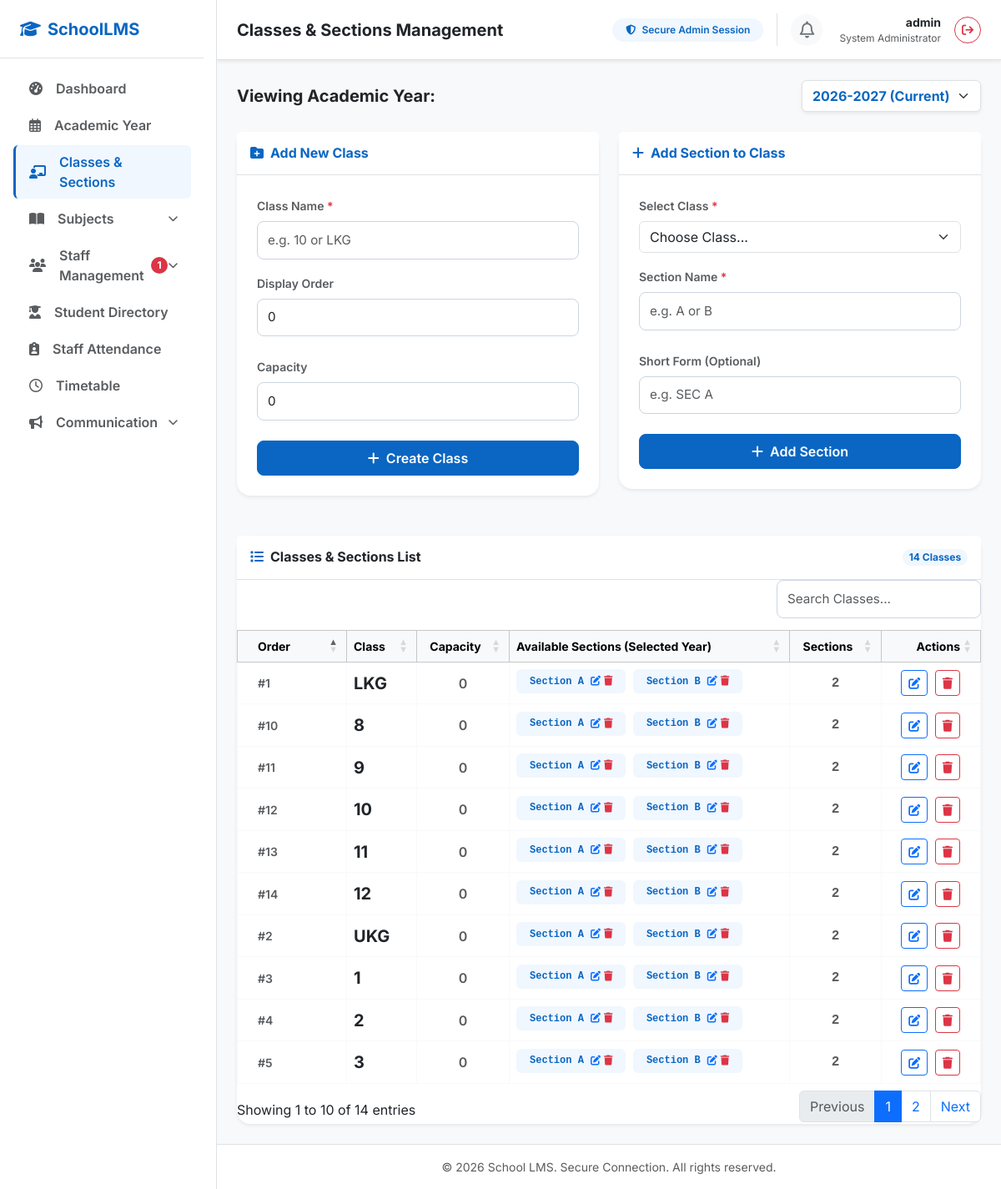
The page /classes (signed in) on the database its author committed.
### app.py (models this page shows, shortened)
class ClassRoom(db.Model):
    __tablename__ = 'classes'
    class_id = db.Column(db.Integer, primary_key=True)
    academic_year_id = db.Column(db.Integer, db.ForeignKey('academic_years.id'), nullable=False)
    class_name = db.Column(db.String(100), nullable=False) # e.g. LKG, UKG, 1, 2, ..., 12
    display_order = db.Column(db.Integer, nullable=False, default=0)
    capacity = db.Column(db.Integer, nullable=True, default=0)
    __table_args__ = (
        db.UniqueConstraint('academic_year_id', 'class_name', name='uq_academic_year_class'),
    )
    academic_year = db.relationship('AcademicYear', backref=db.backref('classrooms', lazy=True))
    sections = db.relationship('Section', backref='classroom', cascade='all, delete-orphan', lazy=True)
    student_academic_details = db.relationship('StudentAcademicDetail', backref='classroom', lazy=True)

class Section(db.Model):
    __tablename__ = 'sections'
    section_id = db.Column(db.Integer, primary_key=True)
    class_id = db.Column(db.Integer, db.ForeignKey('classes.class_id'), nullable=False)
    academic_year_id = db.Column(db.Integer, db.ForeignKey('academic_years.id'), nullable=False)
    section_name = db.Column(db.String(50), nullable=False) # e.g., A, B, C
    short_form = db.Column(db.String(20), nullable=True)
    short_form = db.Column(db.String(20), nullable=True)
    academic_year = db.relationship('AcademicYear', backref=db.backref('sections', lazy=True))
    student_academic_details = db.relationship('StudentAcademicDetail', backref='section', lazy=True)

### app.py (the view, shortened to what this page needs)
@app.route('/classes', methods=['GET', 'POST'])
def classes():
    if not session.get('admin_logged_in'):
        flash("Access denied. Please log in first.", "warning")
        return redirect(url_for('login'))
    all_years = AcademicYear.query.order_by(AcademicYear.start_date.desc()).all()
    active_year = next((y for y in all_years if y.is_current), None)
    selected_year_id = request.args.get('year_id', type=int)
    if not selected_year_id and active_year:
        selected_year_id = active_year.id
    all_classes = ClassRoom.query.filter_by(academic_year_id=selected_year_id).order_by(ClassRoom.display_order, ClassRoom.class_name).all()
    return render_template('admin/classes.html',
                           classrooms=all_classes,
                           all_years=all_years,
                           selected_year_id=selected_year_id,
                           admin_username=session.get('admin_username'))

### templates/admin/classes.html (shortened to what this page needs)
{% extends "admin/base.html" %}
{% block header_title %}Classes & Sections Management{% endblock %}
{% block extra_css %}
<link rel="stylesheet" href="https://cdn.datatables.net/1.13.6/css/dataTables.bootstrap5.min.css">
{% endblock %}
{% block content %}
<div class="row mb-4">
    <div class="col-12 d-flex justify-content-between align-items-center">
        <h5 class="mb-0 fw-bold text-dark">Viewing Academic Year:</h5>
        <div class="d-flex align-items-center">
            <form action="{{ url_for('classes') }}" method="GET" class="d-flex" id="yearFilterForm">
                <select name="year_id" class="form-select border-blue-primary shadow-sm fw-bold text-blue-primary" style="min-width: 200px;" onchange="document.getElementById('yearFilterForm').submit()">
                    {% for year in all_years %}
                    <option value="{{ year.id }}" {% if year.id == selected_year_id %}selected{% endif %}>{{ year.name }} {% if year.is_current %}(Current){% endif %}</option>
                    {% endfor %}
                </select>
            </form>
        </div>
    </div>
</div>
<div class="row g-4 mb-4">
    <div class="col-md-6">
        <div class="card border-0 shadow-sm rounded-4 bg-white mb-4">
            <div class="card-header bg-white border-bottom py-3">
                <h6 class="fw-bold text-blue-primary mb-0">
                    <i class="fa-solid fa-folder-plus me-2"></i>Add New Class
                </h6>
            </div>
            <div class="card-body p-4">
                <form method="POST" action="{{ url_for('classes', year_id=selected_year_id) }}" class="needs-validation" novalidate>
                    <div class="mb-3">
                        <label for="class_name" class="form-label fw-semibold text-muted small">Class Name <span class="text-danger">*</span></label>
                        <input type="text"
                               class="form-control"
                               id="class_name"
                               name="class_name"
                               placeholder="e.g. 10 or LKG"
                               oninput="this.value = this.value.toUpperCase()" required>
                    </div>
                    <div class="mb-4">
                        <label for="display_order" class="form-label fw-semibold text-muted small">Display Order</label>
                        <input type="number"
                               class="form-control"
                               id="display_order"
                               name="display_order"
                               value="0"
                               min="0"
                               required>
                    </div>
                    <div class="mb-4">
                        <label for="capacity" class="form-label fw-semibold text-muted small">Capacity</label>
                        <input type="number"
                               class="form-control"
                               id="capacity"
                               name="capacity"
                               value="0"
                               min="0">
                    </div>
                    <button type="submit" class="btn btn-blue-primary w-100 py-2 fw-semibold">
                        <i class="fa-solid fa-plus me-1"></i> Create Class
                    </button>
                </form>
            </div>
        </div>
    </div>
    <div class="col-md-6">
        <div class="card border-0 shadow-sm rounded-4 bg-white mb-4">
            <div class="card-header bg-white border-bottom py-3">
                <h6 class="fw-bold text-blue-primary mb-0">
                    <i class="fa-solid fa-plus me-2"></i>Add Section to Class
                </h6>
            </div>
            <div class="card-body p-4">
                <form method="POST" action="{{ url_for('classes', year_id=selected_year_id) }}" class="needs-validation" novalidate>
                    <div class="mb-3">
                        <label for="class_id" class="form-label fw-semibold text-muted small">Select Class <span class="text-danger">*</span></label>
                        <select class="form-select" id="class_id" name="class_id" required>
                            <option value="" selected disabled>Choose Class...</option>
                        </select>
                    </div>
                    <div class="mb-4">
                        <label for="section_name" class="form-label fw-semibold text-muted small">Section Name <span class="text-danger">*</span></label>
                        <input type="text"
                               class="form-control"
                               id="section_name"
                               name="section_name"
                               placeholder="e.g. A or B"
                               oninput="this.value = this.value.toUpperCase()" required>
                    </div>
                    <div class="mb-4">
                        <label for="short_form" class="form-label fw-semibold text-muted small">Short Form (Optional)</label>
                        <input type="text" class="form-control" id="short_form" name="short_form" placeholder="e.g. SEC A" oninput="this.value = this.value.toUpperCase()">
                    </div>
<button type="submit" class="btn btn-blue-primary w-100 py-2 fw-semibold">
                        <i class="fa-solid fa-plus me-1"></i> Add Section
                    </button>
                </form>
            </div>
        </div>
    </div>
</div>
<div class="row g-4">
    <div class="col-12">
        <div class="card border-0 shadow-sm rounded-4 bg-white">
            <div class="card-header bg-white border-bottom py-3 d-flex justify-content-between align-items-center">
                <h6 class="fw-bold text-dark mb-0">
                    <i class="fa-solid fa-list me-2 text-blue-primary"></i>Classes & Sections List
                </h6>
                <span class="badge bg-blue-light text-blue-primary rounded-pill">{{ classrooms|length }} Classes</span>
            </div>
            <div class="card-body p-0">
                <div class="table-responsive">
                    <table id="classesTable" class="table table-bordered table-hover align-middle mb-0 w-100">
                        <thead class="table-light text-muted fw-semibold small">
                            <tr>
                            <th class="ps-4 " style="width: 80px;">Order</th>
                                <th class="">Class</th>
                                <th class="text-center">Capacity</th>
                                <th class="">Available Sections (Selected Year)</th>
                                <th class="text-center">Sections</th>
                                <th class="text-end pe-4">Actions</th>
                            </tr>
                        </thead>
                        <tbody class="">
                            {% if classrooms %}
                                {% for classroom in classrooms %}
                                    {% set year_sections = classroom.sections | selectattr("academic_year_id", "equalto", selected_year_id) | list %}
                                    <tr class="border-bottom border-light">
                                        <td class="ps-4 text-muted small fw-semibold">#{{ classroom.display_order }}</td>
                                        <td class="fw-bold text-dark fs-5">{{ classroom.class_name }}</td>
                                        <td class="text-center text-muted fw-semibold">{{ classroom.capacity }}</td>
                                        <td>
                                            {% if year_sections %}
                                                {% for section in year_sections %}
                                                    <span class="badge bg-blue-light text-blue-primary px-3 py-2 rounded-2 me-1 mb-1 font-monospace d-inline-flex align-items-center">
                                                        Section {{ section.section_name }} {% if section.short_form %} <span class="badge bg-secondary ms-1">{{ section.short_form }}</span> {% endif %}
                                                        <a href="#" class="ms-2 text-primary" data-bs-toggle="modal" data-bs-target="#editSectionModal{{ section.section_id }}">
                                                            <i class="fa-solid fa-pen-to-square"></i>
                                                        </a>
                                                        <a href="#" class="ms-1 text-danger" data-bs-toggle="modal" data-bs-target="#deleteSectionModal{{ section.section_id }}">
                                                            <i class="fa-solid fa-trash"></i>
                                                        </a>
                                                    </span>
                                                {% endfor %}
                                            {% else %}
                                                <span class="text-muted small italic">No sections created for this year</span>
                                            {% endif %}
                                        </td>
                                        <td class="text-center font-monospace fw-bold text-muted">
                                            {{ year_sections|length }}
                                        </td>
                                        <td class="text-end pe-4">
                                            <button class="btn btn-sm btn-outline-primary" data-bs-toggle="modal" data-bs-target="#editClassModal{{ classroom.class_id }}" title="Edit Class">
                                                <i class="fa-solid fa-edit"></i>
                                            </button>
                                            <button class="btn btn-sm btn-outline-danger ms-1" data-bs-toggle="modal" data-bs-target="#deleteClassModal{{ classroom.class_id }}" title="Delete Class">
                                                <i class="fa-solid fa-trash"></i>
                                            </button>
                                        </td>
                                    </tr>
                                {% endfor %}
                            {% endif %}
                        </tbody>
                    </table>
                </div>
            </div>
        </div>
    </div>
</div>
{% endblock %}

### static/css/style.css (style rules this page uses)
:root { --blue-primary: #0a66c2; --blue-hover: #004182; --blue-dark: #002244; --blue-light: #f0f7fe; --blue-accent: #3b82f6; --bg-light: #f8fafc; --text-dark: #1e293b; --text-muted: #64748b; --success-light: #d1fae5; --success-text: #065f46; --warning-light: #fef3c7; --warning-text: #92400e; --info-light: #e0f2fe; --info-text: #0369a1; }
body { font-family: 'Inter', sans-serif; color: var(--text-dark); background-color: var(--bg-light) !important; }
.text-blue-primary { color: var(--blue-primary) !important; }
.bg-blue-light { background-color: var(--blue-light) !important; }
.btn-blue-primary { background-color: var(--blue-primary); border-color: var(--blue-primary); color: #ffffff; transition: all 0.2s ease-in-out; border-radius: 8px; }
.form-control { font-size: 0.95rem; padding: 0.65rem 0.75rem; border: 1px solid #cbd5e1; border-radius: 8px; transition: all 0.15s ease-in-out; }

### rows shown on the page
ClassRoom: display_order "1", class_name "LKG", capacity "0", year_sections "2"
Section: section_name "A"
Section: section_name "B"
ClassRoom: display_order "2", class_name "UKG", capacity "0", year_sections "2"
Section: section_name "A"
Section: section_name "B"
ClassRoom: display_order "3", class_name "1", capacity "0", year_sections "2"
Section: section_name "A"
Section: section_name "B"
ClassRoom: display_order "4", class_name "2", capacity "0", year_sections "2"
Section: section_name "A"
Section: section_name "B"
ClassRoom: display_order "5", class_name "3", capacity "0", year_sections "2"
Section: section_name "A"
Section: section_name "B"
ClassRoom: display_order "10", class_name "8", capacity "0", year_sections "2"
Section: section_name "A"
Section: section_name "B"
ClassRoom: display_order "11", class_name "9", capacity "0", year_sections "2"
Section: section_name "A"
Section: section_name "B"
ClassRoom: display_order "12", class_name "10", capacity "0", year_sections "2"
Section: section_name "A"
Section: section_name "B"
ClassRoom: display_order "13", class_name "11", capacity "0", year_sections "2"
Section: section_name "A"
Section: section_name "B"
ClassRoom: display_order "14", class_name "12", capacity "0", year_sections "2"
Section: section_name "A"
Section: section_name "B"

### other values the page prints
{{ unassigned_staff_count }} "1"
{{ admin_username or 'Admin' }} "admin"
{{ classrooms|length }} "14"
form field year_id "2026-2027 (Current)"
